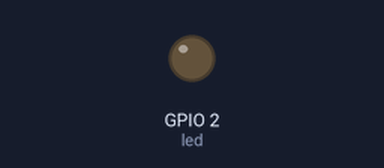
Recording of a program running on a simulated ESP32. Shown: output pins drawn as LEDs (lit = HIGH). WiFi joins after 1.5 s; servers stay silent unless stated; what the program prints to the serial monitor is not drawn.

Above: at 5.8 s.
At 15.0 s:
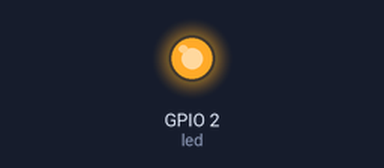
Timing chart, 0 to 27.7 s (numbered marks = the images above):
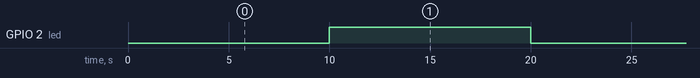

The program:

main.cpp
```cpp
#include <WiFi.h>
#include <WebServer.h>
#include <ESPmDNS.h>
#include <Update.h>
#include <HTTPClient.h>

const char* ssid = "Deke";
const char* password = "tgyo3978";
const char* FIRMWARE_VERSION = "1.0.7";
const char* versionFileUrl   = "https://raw.githubusercontent.com/Deke1604/Raw2/refs/heads/main/version.txt";
const char* firmwareURL      = "https://github.com/Deke1604/Raw2/raw/main/firmware.bin";

WebServer server(80);

const char* host = "esp32";

unsigned long time2Update = 0;
unsigned long time2Update_check = 60000;

unsigned long previousMillis = 0;
const long interval = 10000; // blink interval (1 sec)
bool ledState = LOW;
const int led = 2;

// HTML pages
const char* loginIndex =
  "<form name='loginForm'>"
  "<table width='20%' bgcolor='A09F9F' align='center'>"
  "<tr><td colspan=2><center><font size=4><b>ESP32 Login Page</b></font></center><br></td></tr>"
  "<tr><td>Username:</td><td><input type='text' name='userid'></td></tr>"
  "<tr><td>Password:</td><td><input type='password' name='pwd'></td></tr>"
  "<tr><td><input type='submit' onclick='check(this.form)' value='Login'></td></tr>"
  "</table></form>"
  "<script>"
  "function check(form) {"
  "if(form.userid.value=='admin' && form.pwd.value=='admin') {"
  "window.open('/serverIndex');"
  "} else {"
  " alert('Error: Invalid credentials');"
  "}"
  "}"
  "</script>";

const char* serverIndex =
  "<script src='https://ajax.googleapis.com/ajax/libs/jquery/3.2.1/jquery.min.js'></script>"
  "<form method='POST' action='#' enctype='multipart/form-data' id='upload_form'>"
  "<input type='file' name='update'>"
  "<input type='submit' value='Update'>"
  "</form>"
  "<div id='prg'>progress: 0%</div>"
  "<script>"
  "$('form').submit(function(e){"
  "e.preventDefault();"
  "var form = $('#upload_form')[0];"
  "var data = new FormData(form);"
  " $.ajax({"
  "url: '/update',"
  "type: 'POST',"
  "data: data,"
  "contentType: false,"
  "processData:false,"
  "xhr: function() {"
  "var xhr = new window.XMLHttpRequest();"
  "xhr.upload.addEventListener('progress', function(evt) {"
  "if (evt.lengthComputable) {"
  "var per = evt.loaded / evt.total;"
  "$('#prg').html('progress: ' + Math.round(per*100) + '%');"
  "}"
  "}, false);"
  "return xhr;"
  "},"
  "success:function(d, s) { console.log('success!') },"
  "error: function (a, b, c) { }"
  "});"
  "});"
  "</script>";

// Connect to WiFi with timeout
void connectToWiFi() {
  WiFi.begin(ssid, password);
  Serial.print("Connecting to WiFi");

  unsigned long startAttemptTime = millis();

  while (WiFi.status() != WL_CONNECTED && millis() - startAttemptTime < 15000) {
    delay(500);
    Serial.print(".");
  }

  if (WiFi.status() == WL_CONNECTED) {
    Serial.println("\n✅ WiFi connected!");
    Serial.print("IP address: ");
    Serial.println(WiFi.localIP());
  } else {
    Serial.println("\n❌ WiFi connection failed, running offline...");
  }
}

// Perform OTA update check (GitHub-hosted firmware)

void performOTA() {

  if (WiFi.status() != WL_CONNECTED) {
    Serial.println("WiFi not connected. Attempting to reconnect...");
    connectToWiFi();
  }

  if (WiFi.status() == WL_CONNECTED) {
    Serial.println("Starting OTA update check...");
    HTTPClient http;
    http.setTimeout(1000);

    Serial.println("Checking for firmware updates...");

    http.begin(versionFileUrl);
    int httpCode = http.GET();

    if (httpCode == 200) {
      String serverVersion = http.getString();
      serverVersion.trim();
      Serial.printf("Current: %s | Server: %s\n", FIRMWARE_VERSION, serverVersion.c_str());

      if (serverVersion != FIRMWARE_VERSION) {
        Serial.println("New firmware available! Starting OTA...");
        http.end();

        http.begin(firmwareURL);
        http.setFollowRedirects(HTTPC_STRICT_FOLLOW_REDIRECTS);
        int resp = http.GET();
        if (resp == 200) {
          int contentLength = http.getSize();
          WiFiClient * stream = http.getStreamPtr();

          if (Update.begin(contentLength)) {
            size_t written = Update.writeStream(*stream);
            if (written == contentLength) {
              Serial.println("OTA written successfully. Rebooting...");
              if (Update.end(true)) {
                ESP.restart();
              } else {
                Serial.printf("Update.end() failed. Error: %s\n", Update.errorString());
              }
            } else {
              Serial.printf("Written only %d/%d bytes. OTA failed!\n", written, contentLength);
            }
          } else {
            Serial.println("Not enough space for OTA.");
          }
        } else {
          Serial.printf("Failed to fetch firmware. HTTP code: %d\n", resp);
        }
      } else {
        Serial.println("Already up-to-date.");
      }
    } else {
      Serial.printf("Failed to fetch version file. HTTP code: %d\n", httpCode);
    }
    http.end();
  }
}

  // http.begin("https://github.com/Deke1604/Raw/raw/main/firmware.bin");


void setup(void) {
  pinMode(led, OUTPUT);
  Serial.begin(115200);

  // connectToWiFi();
  /*
  WiFi.begin(ssid, password);
  Serial.print("Connecting to WiFi");
  while (WiFi.status() != WL_CONNECTED) {
    delay(500);
    Serial.print(".");
  }
  Serial.println("\nWiFi connected.");
  Serial.print("IP address: ");
  Serial.println(WiFi.localIP());
*/
  // if (WiFi.status() == WL_CONNECTED) {

    performOTA();
  // }

  if (!MDNS.begin(host)) {
    Serial.println("Error setting up MDNS responder!");
  } else {
    Serial.println("mDNS responder started");
  }

  // Web server endpoints
  server.on("/", HTTP_GET, []() {
    server.sendHeader("Connection", "close");
    server.send(200, "text/html", loginIndex);
  });
  server.on("/serverIndex", HTTP_GET, []() {
    server.sendHeader("Connection", "close");
    server.send(200, "text/html", serverIndex);
  });
  server.on("/update", HTTP_POST, []() {
    server.sendHeader("Connection", "close");
    server.send((Update.hasError()) ? 500 : 200, "text/plain", (Update.hasError()) ? "FAIL" : "OK");
    ESP.restart();
  }, []() {
    HTTPUpload& upload = server.upload();
    if (upload.status == UPLOAD_FILE_START) {
      Serial.printf("Update: %s\n", upload.filename.c_str());
      if (!Update.begin(UPDATE_SIZE_UNKNOWN)) {
        Update.printError(Serial);
      }
    } else if (upload.status == UPLOAD_FILE_WRITE) {
      if (Update.write(upload.buf, upload.currentSize) != upload.currentSize) {
        Update.printError(Serial);
      }
    } else if (upload.status == UPLOAD_FILE_END) {
      if (Update.end(true)) {
        Serial.printf("Update Success: %u bytes\nRebooting...\n", upload.totalSize);
      } else {
        Update.printError(Serial);
      }
    }
  });

  server.begin();
}

void loop() {
  server.handleClient();
  unsigned long currentMillis = millis();
  if (currentMillis - time2Update >= time2Update_check) {
    time2Update = currentMillis;
    performOTA();
  }

  currentMillis = millis();
  if (currentMillis - previousMillis >= interval) {
    previousMillis = currentMillis;
    ledState = !ledState;
    digitalWrite(led, ledState);
  }

}
```

Measured:
- by itself, GPIO 2 (led): alternates HIGH for 10.0 s and LOW for 10.0 s
